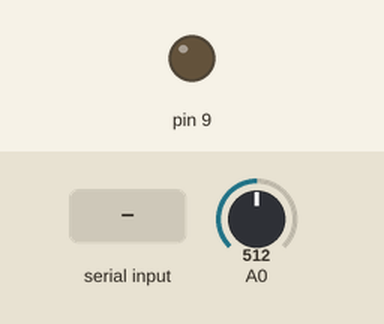
Recording of a sketch running on a simulated Arduino Uno, built with avr-gcc and run on an emulated ATmega328P. On the bench: output pins drawn as LEDs (lit = HIGH). The test bench sets the inputs (shaded band); at power-on: A0 = 512. What the sketch prints to the serial monitor is not drawn.

Above: at 1.2 s.
1.3 s: "90,45\n" received over Serial
At 2.0 s:
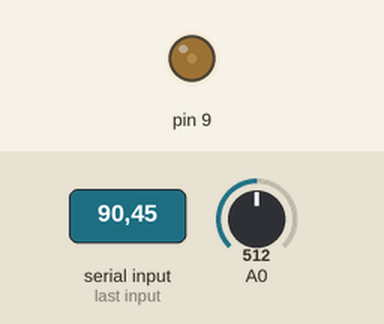
2.8 s: "30,150\n" received over Serial
At 3.1 s:
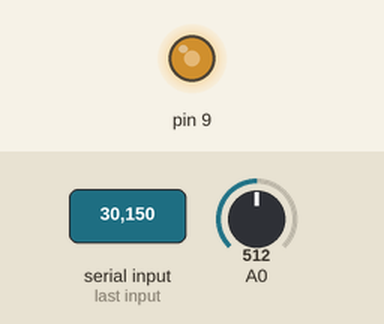
4.3 s: "200\n" received over Serial
At 5.3 s:
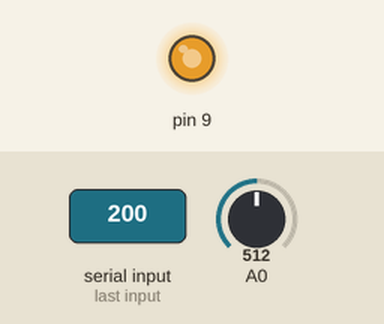
5.8 s: "90\n" received over Serial
At 6.4 s:
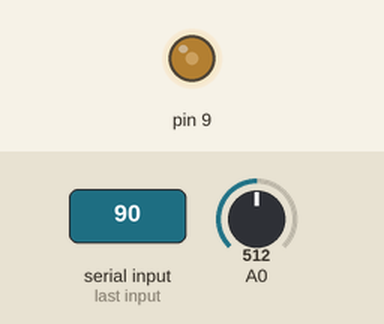
Timing chart, 0 to 8.3 s (numbered marks = the images above; inputs shaded):
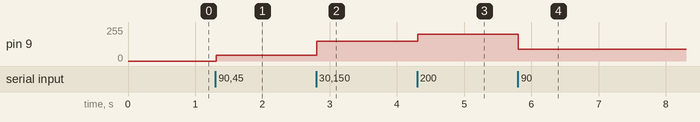

Measured:
- after the input at 1.3 s, pin 9: 0/255 → 45/255 at once
- after the input at 2.8 s, pin 9: 45/255 → 150/255 at once
- after the input at 4.3 s, pin 9: 150/255 → 200/255 at once
- after the input at 5.8 s, pin 9: 200/255 → 90/255 at once

The sketch:

SerialInOut.ino
```cpp
int lastSensorReading = 0;
int threshold = 5;

void setup() {
  // open serial port and set timeout for reading to 10ms:
  Serial.begin(9600);
  Serial.setTimeout(10);
  // init pin 9 as output:
  pinMode(9, OUTPUT);
}

void loop() {
  // read a sensor, get a range from 0-255:
  int sensor = analogRead(A0) / 4;

  // if it's changed enough, send it:
  if (abs(sensor - lastSensorReading) > threshold) {
    Serial.println(sensor);
  }
  // if there's serial to be read, read and parse
  // for an integer:
  if (Serial.available() > 0) {
    int intensity = Serial.parseInt();
    // if the result is > 0,
    // set the LED on pin 9 with it:
    if (intensity > 0) {
      analogWrite(9, intensity);
    }
  }
}
```
